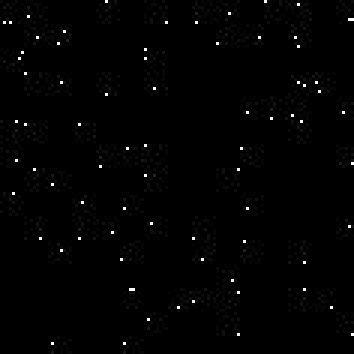
#> input picture tiles/tile_100_DEC6.jpg, 118 x 118 px (shown 3 times larger); its folder holds only this picture in this run
$ jupyter execute TileDistanceFinder.ipynb
#> lines starting #> are read from the running program, lines starting #| are printed output that depends on the picture
[cell 1]
import numpy as np
import matplotlib.pyplot as plt
import cv2
import os
import sys

os.chdir("/Users/Bacon/Documents/Current Courses/Hackathon/tiles")

sys.setrecursionlimit(100000)# It sets recursion limit to 10000.

[cell 2]
def StarWalk(theImg, curRow, curCol, avgCol, avgRow, numOfPix):
   # print("Walk")
    #First, we start with our recursion break condition
    if theImg[curRow,curCol] ==0:
        return avgCol, avgRow, numOfPix

    # Update recursive variables
    avgCol += curCol      #Adding x and y to the average
    avgRow += curRow
    numOfPix += 1
    theImg[curRow,curCol] = 0


    # We now recurse
    # Up
    try:
        upAvgCol, upAvgRow, upNumOfPix = StarWalk(theImg, curRow+1, curCol, avgCol, avgRow, numOfPix)
        avgCol =+ upAvgCol
        avgRow =+ upAvgRow
        numOfPix =+ upNumOfPix
    except IndexError:
        pass

      #  print("Edge case")


    # Right
    try:
        rightAvgCol, rightAvgRow, rightNumOfPix = StarWalk(theImg, curRow, curCol+1, avgCol, avgRow, numOfPix)
        avgCol =+ rightAvgCol
        avgRow =+ rightAvgRow
        numOfPix =+ rightNumOfPix
    except IndexError:
        pass

       # print("Edge case")

    # Left
    try:
        leftAvgCol, leftAvgRow, leftNumOfPix = StarWalk(theImg, curRow, curCol-1, avgCol, avgRow, numOfPix)
        avgCol =+ leftAvgCol
        avgRow =+ leftAvgRow
        numOfPix =+ leftNumOfPix
    except IndexError:
        pass
      #  print("Edge case")

    # Down
    try:
        downAvgCol, downAvgRow, downNumOfPix = StarWalk(theImg, curRow-1, curCol, avgCol, avgRow, numOfPix)
        avgCol =+ downAvgCol
        avgRow =+ downAvgRow
        numOfPix =+ downNumOfPix
    except IndexError:
        pass

       # print("Edge case")

    # Add the values
    return avgCol, avgRow, numOfPix

[cell 3]
def GetDistance(inputimg):############ Thresholding #########
   # print("Getting distances")
    scale = 0.5

    # normalize
    img = (inputimg/np.amax(inputimg)).copy()

    # Threshold
    threshedImg = (img > scale).astype(int) * 255


    ############ Look for stars #########
    totalRows = len(threshedImg)
    totalColumns = len(threshedImg[0])

    curRow = 0
    curCol = 0

    starArray = []

    # Check the rows
    while curRow < totalRows:
      # Check the column

        while curCol < totalColumns:
            # Found a star
            if (threshedImg[curRow,curCol] != 0) :
               # print("\nSTAR")
              # Put together some variables to pass into StarWalk
                averageCol = 0
                averageRow = 0
                numOfPix = 0

              # Begin the recursive function
                averageCol, averageRow, numOfPix = StarWalk(threshedImg, curRow, curCol, averageCol, averageRow, numOfPix)
               # print("STAR DONE")

              # Take the actual average
                averageCol = averageCol / numOfPix
                averageRow = averageRow / numOfPix

              # Save the values
                starArray.append((averageCol, averageRow, numOfPix))
            curCol+=1

        curRow+=1
        curCol=0


   # print("Star Count:", len(starArray))

    ####### Determine Mutual Distances #######

    # Make arrays for position info
    xVals = []
    yVals = []
    #Extract position data
    for star in starArray:
        xVals.append(star[0])
        yVals.append(star[1])

    # Get the differences
    xDifferences = [abs(i-j) for i in xVals for j in xVals if i != j]
    yDifferences = [abs(i-j) for i in yVals for j in yVals if i != j]

    # Get the actual distances
    index = 0
    distances = []

    ######### Add distance components in quadrature ########
    while index < len(xDifferences) and index < len(yDifferences) :

        dist = (xDifferences[index]**2 + yDifferences[index]**2 )**(0.5)
        distances.append(dist)
        index+=1
    return distances

[cell 4]
# LOAD TILES FILENAMES
files = os.listdir(os.getcwd())
filepaths = []
for path in files:
    if path.endswith((".jpg")):
        filepaths.append(path)

# load images
AllTiles =[]
for name in filepaths:
    img = cv2.imread(name, cv2.IMREAD_GRAYSCALE).copy()
#> img is the input picture: shape (118, 118); min 0, max 255, mean 2.5
    AllTiles.append(img)

DistancesAndLabels=[]

#Iterate and get all those distances, with the label attached

try:
    os.mkdir("tile_distances")
except FileExistsError:
    print("Already there")
# get current filepath
TileIndex=0
while TileIndex < len(AllTiles):

    filepath = filepaths[TileIndex]
    # Create filename
    index = filepath.find('.')
    label = filepath[:index] + '_distances'

    # Get distances
    distances = GetDistance(AllTiles[TileIndex])

    # Save to harddrive
    np.save("tile_distances/"+label, distances)#, delimiter=',')
    DistancesAndLabels.append((label, distances))

    TileIndex+=1
#> this loop made 1 pass
#> (filepath, label, scale in GetDistance, totalRows in GetDistance, totalColumns in GetDistance) on pass 1: ('tile_100_DEC6.jpg', 'tile_100_DEC6_distances', 0.5, 118, 118)
print("JOB DONE")

[cell 5]
for tiledata in DistancesAndLabels:

    hist, edges = np.histogram(tiledata[1], bins = 20)

    plt.hist(hist,edges)
    plt.title(tiledata[0])
   # plt.plot( np.linspace(0,len(tiledata[1]),len(tiledata[1])),tiledata[1] )
    plt.show()
#> this loop made 1 pass
#> pass 1, `plt.show()`:
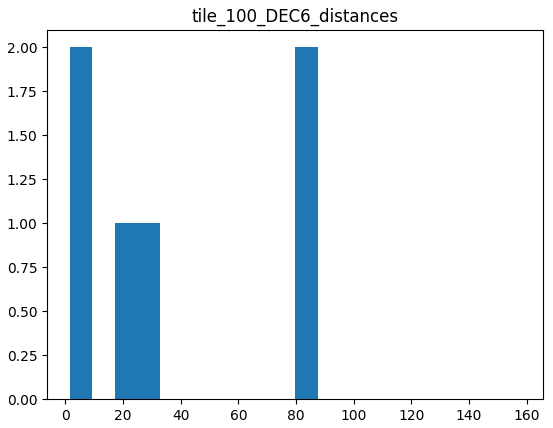
#> figure drawn by matplotlib, 1 panel

[cell 6]
tiledata[0]
#> Out = 'tile_100_DEC6_distances'


$ run again, on tiles/tile_113_DEC7.jpg
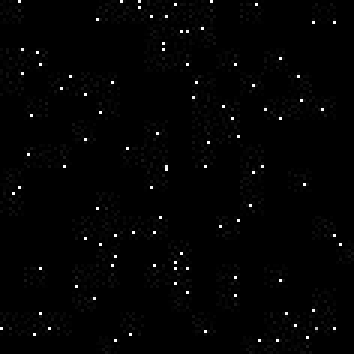
#> input picture tiles/tile_113_DEC7.jpg, 118 x 118 px (shown 3 times larger)
#> img is the input picture: shape (118, 118); min 0, max 255, mean 3.1
#> the loop `while TileIndex < len(AllTiles): ` made 1 pass
#> (filepath, label, scale in GetDistance, totalRows in GetDistance, totalColumns in GetDistance) on pass 1: ('tile_113_DEC7.jpg', 'tile_113_DEC7_distances', 0.5, 118, 118)
#> the loop `for tiledata in DistancesAndLabels: ` made 1 pass
#> pass 1, `plt.show()`:
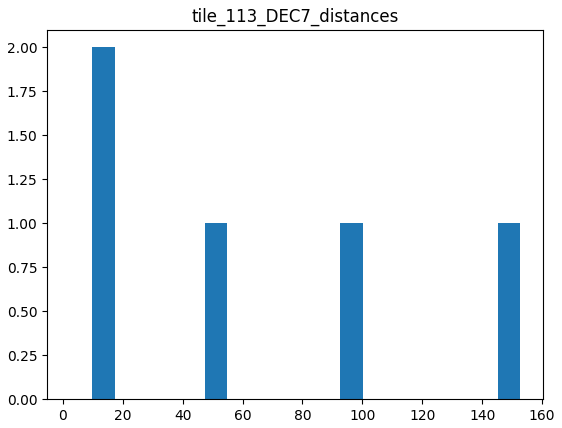
#> figure drawn by matplotlib, 1 panel; tallest bar 2 high, from x = 9.76 to 17.29
#> Out = 'tile_113_DEC7_distances'

$ run again, on tiles/tile_114_DEC3.jpg
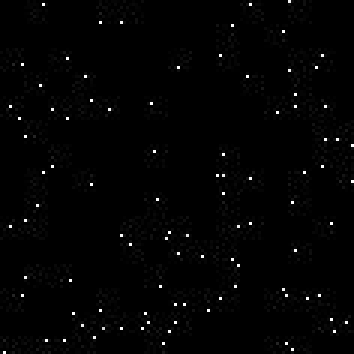
#> input picture tiles/tile_114_DEC3.jpg, 118 x 118 px (shown 3 times larger)
#> img is the input picture: shape (118, 118); min 0, max 255, mean 3
#> the loop `while TileIndex < len(AllTiles): ` made 1 pass
#> (filepath, label, scale in GetDistance, totalRows in GetDistance, totalColumns in GetDistance) on pass 1: ('tile_114_DEC3.jpg', 'tile_114_DEC3_distances', 0.5, 118, 118)
#> the loop `for tiledata in DistancesAndLabels: ` made 1 pass
#> pass 1, `plt.show()`:
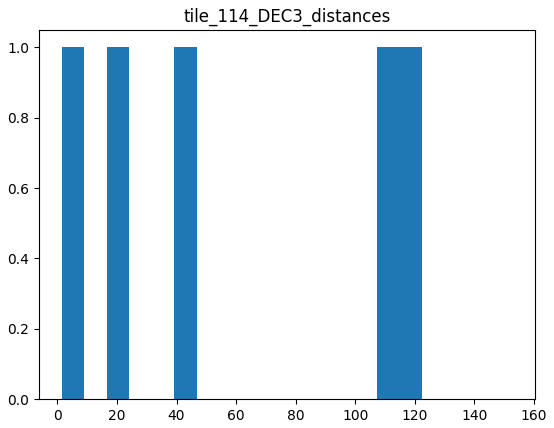
#> figure drawn by matplotlib, 1 panel
#> Out = 'tile_114_DEC3_distances'

$ run again, on tiles/tile_114_DEC4.jpg
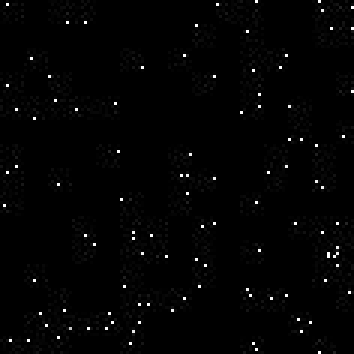
#> input picture tiles/tile_114_DEC4.jpg, 118 x 118 px (shown 3 times larger)
#> img is the input picture: shape (118, 118); min 0, max 255, mean 3.2
#> the loop `while TileIndex < len(AllTiles): ` made 1 pass
#> (filepath, label, scale in GetDistance, totalRows in GetDistance, totalColumns in GetDistance) on pass 1: ('tile_114_DEC4.jpg', 'tile_114_DEC4_distances', 0.5, 118, 118)
#> the loop `for tiledata in DistancesAndLabels: ` made 1 pass
#> pass 1, `plt.show()`:
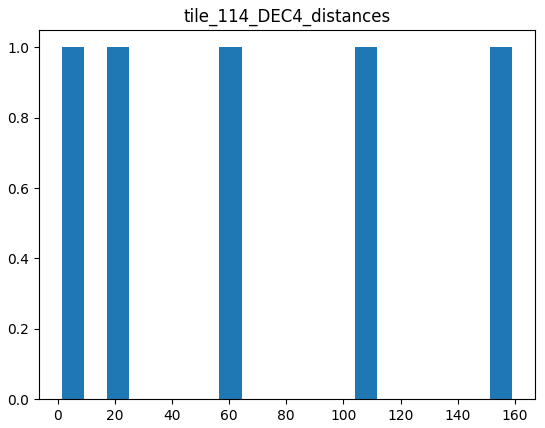
#> figure drawn by matplotlib, 1 panel
#> Out = 'tile_114_DEC4_distances'

$ run again, on tiles/tile_100_RA5.jpg
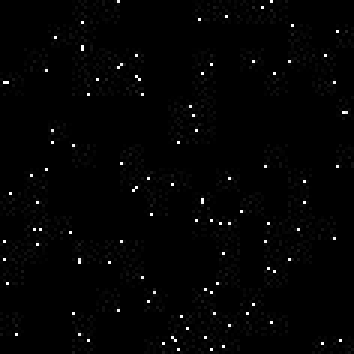
#> input picture tiles/tile_100_RA5.jpg, 118 x 118 px (shown 3 times larger)
#> img is the input picture: shape (118, 118); min 0, max 255, mean 3.3
#> the loop `while TileIndex < len(AllTiles): ` made 1 pass
#> (filepath, label, scale in GetDistance, totalRows in GetDistance, totalColumns in GetDistance) on pass 1: ('tile_100_RA5.jpg', 'tile_100_RA5_distances', 0.5, 118, 118)
#> the loop `for tiledata in DistancesAndLabels: ` made 1 pass
#> pass 1, `plt.show()`:
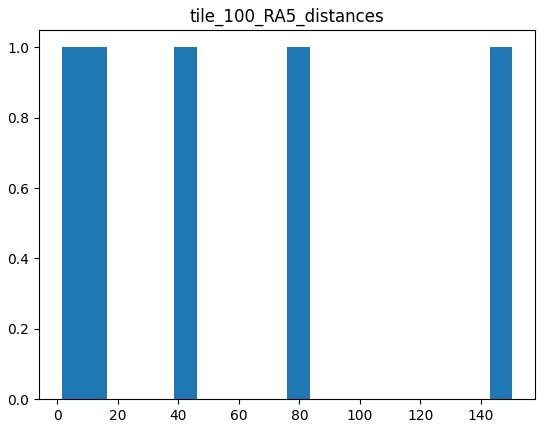
#> figure drawn by matplotlib, 1 panel
#> Out = 'tile_100_RA5_distances'
